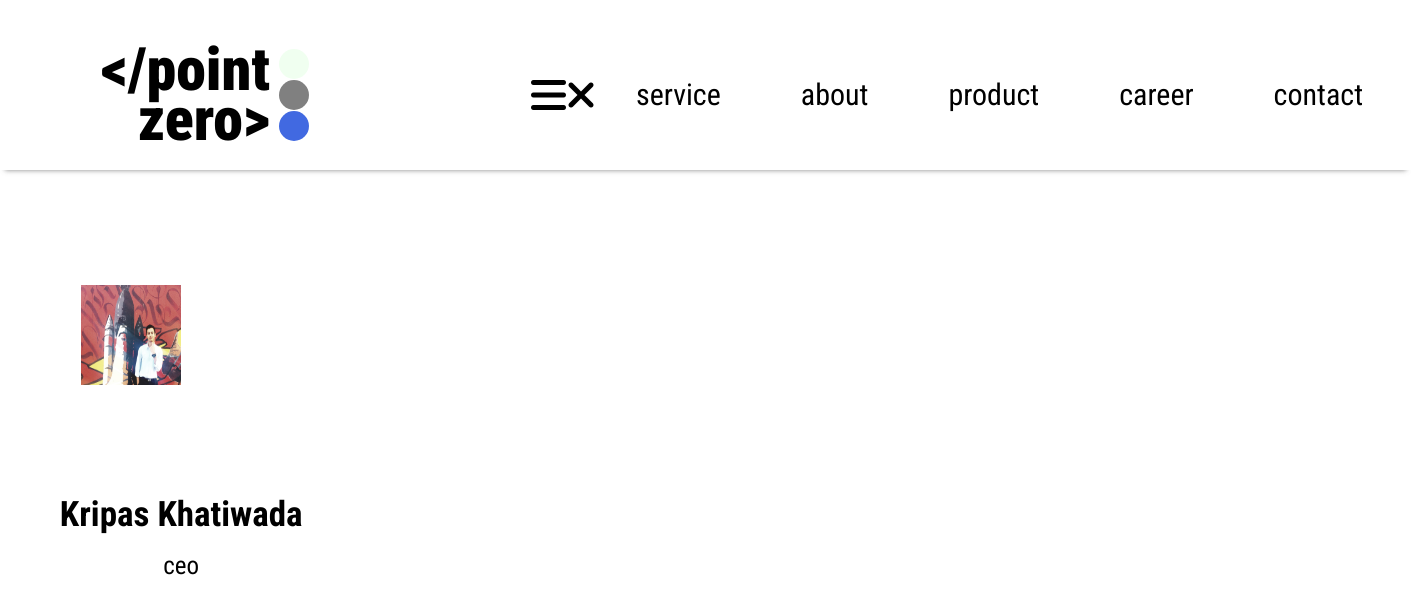
The app's page /team/ (signed in) with its own data.
### webapp/models.py (models this page shows, shortened)
class TeamMember(models.Model):
    id = models.UUIDField(primary_key=True, default=uuid.uuid4, editable=False)
    user=models.ForeignKey(User,on_delete=models.CASCADE)
    position=models.CharField(max_length=1000,default="")
    description=models.CharField(max_length=10000,default="")
    github_link=models.CharField(max_length=10000,blank=False,null=False)
    linkedin_link=models.CharField(max_length=10000,blank=False,null=False)
    created_at = models.DateTimeField(default=timezone.now)
    profile_image=models.ImageField(upload_to="images/",blank=False)
    cv_link=models.CharField(max_length=10000,blank=False,null=False,default="",editable=False)

### webapp/views.py (the view)
# urls.py: path('team/',team,name="team"),
def team(request):
    team_members = TeamMember.objects.all()
    form = {"team_members": team_members}
    return render(request, "webapp/team.html", form)

### templates/webapp/team.html (shortened to what this page needs)
{% extends "webapp/base.html" %}
 {% load static %}
 {% block start_content %}
 <div class="Team">
  {% for team in team_members %}
    <div class="Team_Item">
      <div class="Team_Item_Image">
        <img src="/media/{{team.profile_image}}" width="100" height="100"/>
      </div>
      <h3>{{team.user.first_name}} {{team.user.last_name}}</h3>
      <p>{{team.position}}</p>
    </div>
{% endfor %}
 </div>
{% endblock start_content %}

### static/css/base.css (style rules this page uses)
*, *::after, *::before { margin: 0; padding: 0; box-sizing: inherit; }
html { font-size: 62.5%; }
body { padding: 0; margin: 0; box-sizing: border-box; }
body { font-weight: 400; line-height: 1.7; color: black; background: white; font-family: "Roboto Condensed", Times, serif !important; }
.Team { max-width: 140rem; width: 98%; height: auto; margin: 5rem auto; display: flex; align-items: center; justify-content: flex-start; flex-wrap: wrap; }
.Team_Item { height: auto; padding: 2rem 0.5rem; margin: 1.5rem; width: 22%; display: flex; flex-direction: column; align-items: center; justify-content: space-around; border-radius: 0.5rem; }
.Team_Item h3 { color: black; font-size: 3.5rem; }
.Team_Item p { color: black; font-size: 2.5rem; text-align: center; }
.Team_Item_Image { height: 20rem; width: 20rem; border-radius: 50%; background: white; }

### records on screen
TeamMember: profile_image (picture), user.first_name "Kripas", user.last_name "Khatiwada", position "ceo"
